Frame 1 (no input): blank canvas, image omitted
Frame 60 (the mouse pressed at the canvas centre just before this capture): blank canvas, image omitted
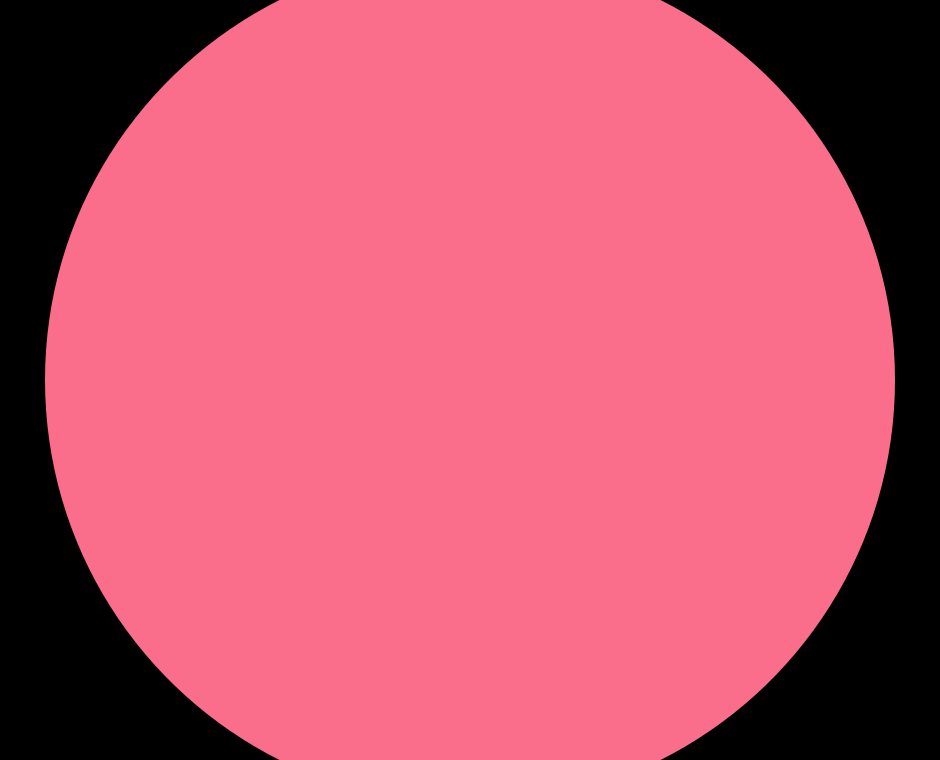
Frame 120 (the mouse held since frame 60 and released just before this capture)

The Processing sketch whose frames 1 and 60 were blank and that drew this single picture after the mouse press (run headless with seeded random() and noise(); from frame 60 on, the mouse is pressed at the canvas centre):

// Processing sketch: Patternlast
// ── Patternlast.pde
/**
 * Patterns. 
 * 
 * Move the cursor over the image to draw with a software tool 
 * which responds to the speed of the mouse. 
 */
 int r = 250; int g = 250; int b = 0;
 char col;
 int gg = 0;
 boolean up = true, down = true;
float inc = 0, op = 100;
int enX, enX2;
boolean breakLine = true;

 
 
void setup()
{
  size(940, 760);
  //fullScreen();
  smooth();
  background(0);
}

void keyPressed(){
  col = key;
}


void draw() 
{

colorEllipse(mouseX, mouseY, pmouseX, pmouseY, col );
}



void colorEllipse(int x, int y, int px, int py, char variable) {
  if(gg >= 0 && up == true && down== false){
            gg += 8;
    }else if(gg <= 248 && up== false && down == true){
            gg -= 8;
    }if(gg==0){
      up= true;
      down = false;
    }else if(gg==248){
      up = false;
      down = true;
    }
    
    if(r > 0 && g == 250 ){
          b+=10;
          r -= 10;
        }else if(g > 0 && b== 250){
          r+= 10;
          g -= 10;
        }else if(b > 0 && r== 250){
          g += 10;
          b -= 10;
       }
  
  //color parameter
  if ((variable == 'a') || (variable == 'A') ){
    ////CHANGE B/N
    ///
      float speed1 = abs(x-px) + abs(y-py);
      noStroke();
      fill (gg, gg, gg);
      ellipse(x, y, speed1, speed1);
  
  }else if((variable == 'b') || (variable == 'B') ){
    ////CHANGE BLUE
    ///
      float speed1 = abs(x-px) + abs(y-py);
      noStroke();
      fill (gg, 255, 255);
      ellipse(x, y, speed1, speed1);
  
  }else if((variable == 'r') || (variable == 'R') ){
   ////CHANGE RED
   ///
      float speed1 = abs(x-px) + abs(y-py);
      noStroke();
      fill (255, gg, 255);
      ellipse(x, y, speed1, speed1);
  
  }else if((variable == 'd') || (variable == 'D') ){
   ////DELETE
   ///

      fill (0,0, 0);
      ellipse(width/2, height/2, width*2, height*2);
  
  }else if((variable == 'y') || (variable == 'Y') ){
    ////chage YELLOW
    ///
      float speed1 = abs(x-px) + abs(y-py);
      noStroke();
      fill (255, 255, gg);
      ellipse(x, y, speed1, speed1);
  
  }else if((variable == 'g') || (variable == 'G') ){
    ///GREEN
    ///
      float speed1 = abs(x-px) + abs(y-py);
      noStroke();
      fill (175, 255, gg);
      ellipse(x, y, speed1, speed1);
  
  }else if((variable == 'z') || (variable == 'Z') ){
    //boolean on = true, off = false;
    
    ///DROPUP CIRCLE-LINES
    ///
      float speed1 = abs(x-px) + abs(y-py);
      noStroke();
      fill(r, g, b);
      ellipse(x, y, speed1, speed1);
      
      for(int wr =0; wr < height*2; wr++){
           ellipse(x, y++, speed1, speed1);
      }
  }else if((variable == 'x') || (variable == 'X') ){

    
    ///DROPDOWN CIRCLE-LINES
    ///
      float speed1 = abs(x-px) + abs(y-py);
      noStroke();
      fill (r, g, b);
      ellipse(x, y, speed1, speed1);
      
      for(int wr =0; wr < height; wr++){
           ellipse(x, y -= 1, speed1, speed1);
      }
  }else if ((variable == 'q') || (variable == 'Q')){
    ////BACK TO DEFAULT
    ///      
      float speed = abs(x-px) + abs(y-py);
      noStroke();
      fill(r, g, b);
      ellipse(x, y, speed, speed);
      
  
  }else if ((variable == 's') || (variable == 'S')){
    ////BREAK LINE
    ///      
    breakLine = true;
      enX = mouseX;
      enX2 = mouseX;

        fill(r,g,b, op);
        rect(enX + inc, 0, inc, height);
        rect(enX - inc*2, 0, inc, height);
        
        fill(0,0,0);
        rect(enX2 + inc/100, 0, inc/100, height);
        rect(enX2-inc/50, 0, inc/100, height);
        inc += 5.2;
        op -= 0.5;
        
      if(op== 0.0){
        op = 100.0;
        inc = 0;
 
      }

      
  
  }else{
      ////DEFAULT DEFAULT
      
      float speed = abs(x-px) + abs(y-py);
      noStroke();
      fill (r, g, b);
      ellipse(x, y, speed, speed);
  
  }
}
